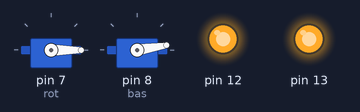
This sketch was run on a simulated Arduino Uno, built with avr-gcc and run on an emulated ATmega328P. Parts: 2 × servo, output pins drawn as LEDs (lit = HIGH).

Above: at 0.21 s.
At 2.1 s:
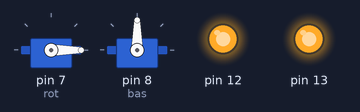
At 3.6 s:
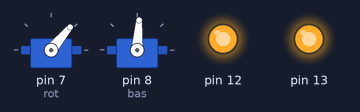
At 39.1 s:
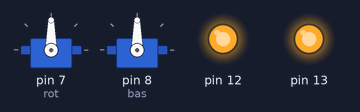
Timing chart, 0 to 40.0 s (numbered marks = the images above):
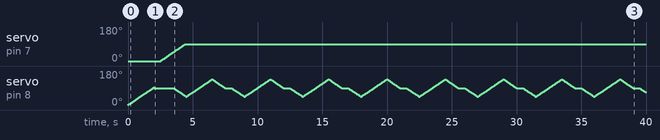

Measured:
- by itself, servo on pin 7 (rot): moves from 0° to 90° over 1.9 s

The sketch:

pot_servotest.ino
```cpp
#include <VarSpeedServo.h>  //ライブラリ<Servo.h>を組み込む

VarSpeedServo rot; //Servoオブジェクト“sv”を作成する
VarSpeedServo bas;

void setup() {
  // put your setup code here, to run once:
  rot.attach(7);
  bas.attach(8);
  pinMode(13,OUTPUT);
  digitalWrite(13,HIGH);
  pinMode(12,OUTPUT);
  digitalWrite(12,HIGH);
  Serial.begin(9600);
  rot.write(0);
  bas.write(0);
}
void loop() {
  // put your main code here, to run repeatedly:
  bas.write(90,30);
  delay(1000);
  bas.write(180,30);
  delay(1000);
  bas.write(90,30);
  delay(500);
  rot.write(90,30);
  delay(1000);
  bas.write(0,30);
  delay(1000);
}
```
